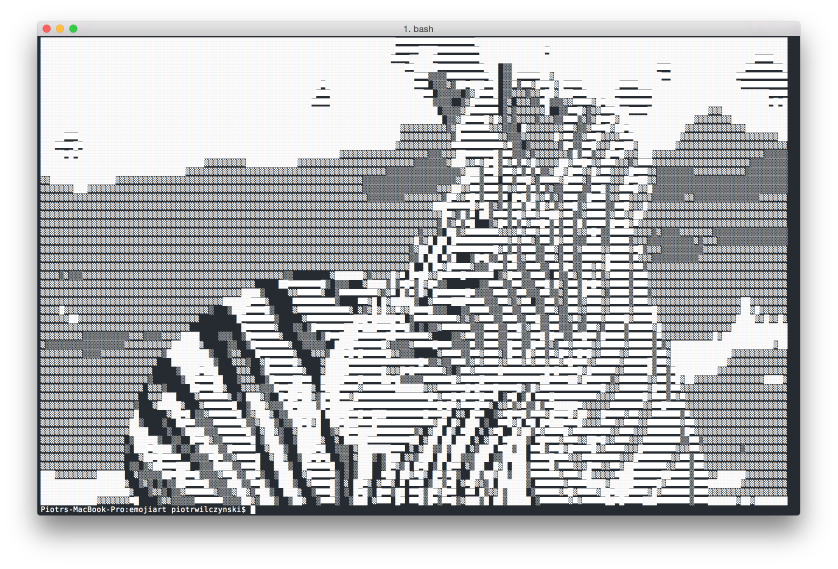
#> input picture images/asciiart.png, 2512 x 1706 px (shown at 1/3 size)
$ python -i asciiart.py   (imports and definitions only)   (Python 2 division)
#> lines starting #> are read from the running program, lines starting #| are printed output that depends on the picture
# -*- coding: utf-8 -*-
from PIL import Image
import random
from bisect import bisect
import docopt

# contains lists of symbols that can be used to create ascii art
# list should contain symbols from the the lightes to the darkest one
# if some level contains more than one symbol one is choosen at random
symbols_sets = {
    'block': (u' ', u'░', u'▒', u'▓', u'█'),
    'block2': (u' ', u'▏', u'▎', u'▍', u'▌', u'▋', u'▊', u'▉'),
    'block3': (u' ', u'▏', u'░', u'▎', u'▍', u'▌', u'▓', u'▋', u'▊', u'▓', u'▉'),
    'small_ascii': (u' ', u'.', u'v', u't', u'K', u'W', u'#'),
    'math': (u' ', u'.', u'-', u'_', u'+', u'*', u'%'),
    'stars': (u' ', u'✧', u'☆', u'✦', u'★', u'✵', u'✹'),
    'small_stars': (u' ', u'☆', u'★'),
    'arrows': (
        u' ',
        u'˯˰˱˲',
        u'←↑→↓',
        u'⤡⤢⤣⤤⤥⤦',
        u'⤧⤨⤩⤪⤭⤮⤯⤰⤱⤲',
        u'⇹⇺⇻⇼',
        u'⬅⬆⬇',
    ),
    'big_ascii': (
        u' ',
        u'.,-',
        u'_ivc=!/|~;',
        u'gjez2]/(YL)t[+T7Vf',
        u'K4ZGbNDXY5PQ',
        u'W8KMA',
        u'#%$',
        u'@',
    ),
}

__doc__ = u"""
Create ascii art.

              ▒▒▒▓▓▓▓▓▓▓▒▒▒
           ▒▒▓▓▓██████████▓▓▒▒
         ▒▒▓▓███████████████▓▓▓▒
        ▒▓▓███████████████████▓▓▒▒
       ▒▒▓█████████████████████▓▓▒
       ▒▓▓█████▓▒▒▓███▓▒░▒█████▓▓▓
      ▒▓▓▓████▓▒▒░▒▓▓▓▒░▒▒▓████▓▓▓▒
      ▒▓▓▓▓▓▓▓▓▒▓▓▒▓▓▓▒▓█▓▓▓▓▓▓▓▓▓▒
      ▒▓▓▓▓▓▓▓█▓▓▓▓▓▓▓▓▓▓▓█▓▓▓▓▓▓▓▒
      ░▒▓▓▓▒░░░░░░░▒▒░░░░░░░░▒▓▓▓▓░
       ▒▓▓▓▓░▒▓███████████▓▒▒▓▓▓▓▓
        ▒▓▓█▓▒▒░░░░░░░░░░░▒▒▓█▓▓▓▒
         ▒▓▓██▓▒▒▒▒▒▒▒▒▒▒▒▓██▓▓▒░
          ░▒▓▓▓██▓▒▒▒▒▓▓▓█▓▓▓▒░
             ░▒▓▓▓▓██▓▓▓▓▓▒░
                 ░░▒▒▒░░

Usage:
    asciiart.py [-s=<sc>] [-f=<fs>] [-c=<na>] [-b]<path_to_image>

Options:
    -h --help                       Show this screen
    -s=<sc> --scale=<sc>            Resize image by this value before conversion [default: 1.0]
    -f=<fs> --height_to_width=<fs>  Rescale width by this value to match fonts height to width proportion [default: 1.8]
    -c=<na> --symbols_set=<na>      Name of symbols set to use, possible values: {} [default: small_ascii]
    -b --black_on_white             Reverse symbols set
""".format(', '.join(symbols_sets.keys()))


def print_art(filename,
              scale=1.0, height_to_width=1.8,
              symbols_set_name='big_ascii', black_on_white=False):
#> called with filename = 'images/asciiart.png', scale = 1, height_to_width = 1.8, symbols_set_name = 'big_ascii', black_on_white = False
    MAX_VAL = 255
    symbols_set = symbols_sets[symbols_set_name]
    if not black_on_white:
        symbols_set = symbols_set[::-1]
    no_zones = len(symbols_set)
    zone_size = MAX_VAL / no_zones
    zonebounds = [i * zone_size for i in range(1, no_zones)]

    im = Image.open(filename)
#> im is the input picture: PIL image 2512x1706 RGBA; mean R, G, B, A 139.1, 140.6, 142, 206.7
    width, height = im.size
#> width = 2512; height = 1706
    width, height = int(width * height_to_width * scale), int(height * scale)
#> width = 4521
    im = im.resize((width, height))
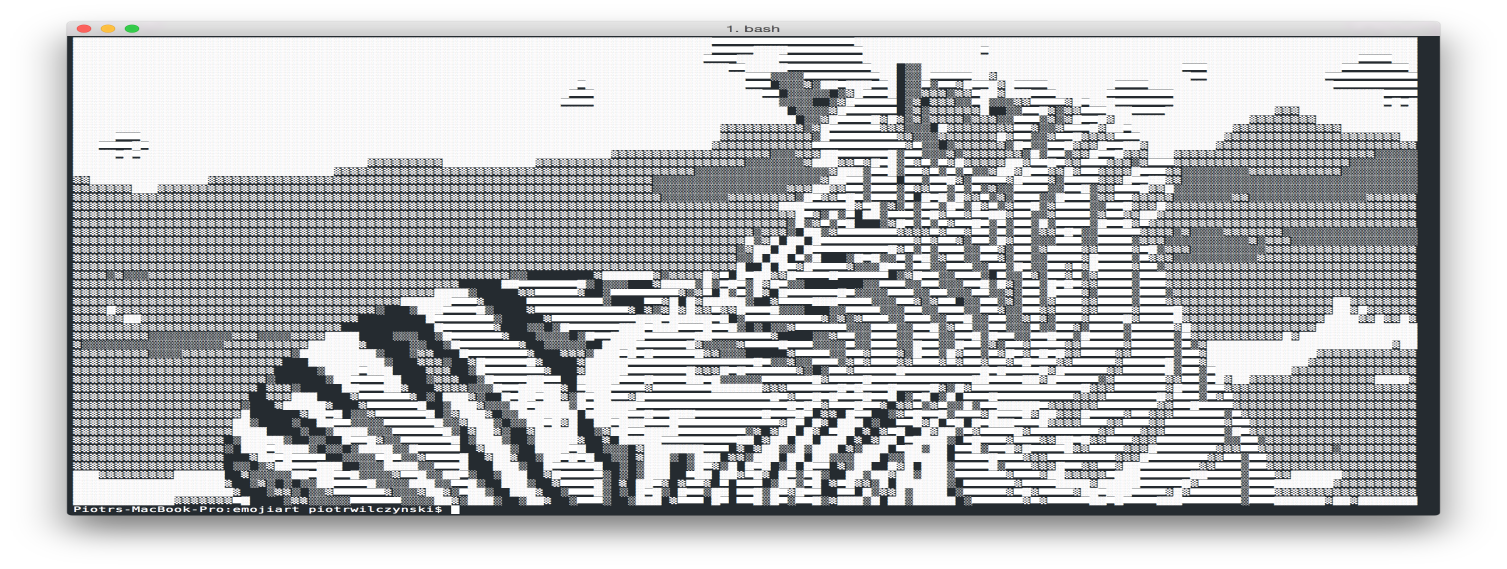
#> im: PIL image 4521x1706 RGBA (shown at 1/3 size); mean R, G, B, A 138.9, 140.3, 141.7, 206.7; transparent parts drawn white
    im = im.convert("L")
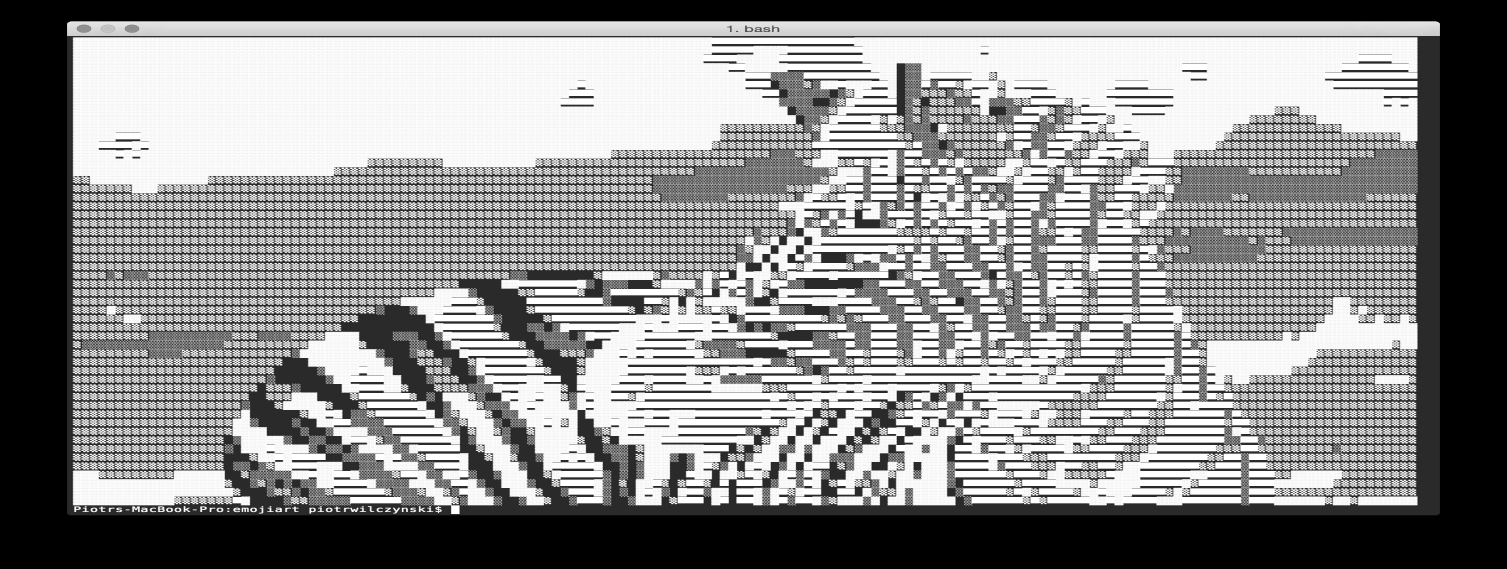
#> im: PIL image 4521x1706 L (shown at 1/3 size); min 0, max 255, mean 140.1

    ascii_art = []
    for y in range(0, height):
        ascii_art.append([])
        for x in range(0, width):
            lum = MAX_VAL - im.getpixel((x, y))
            matching_zone_index = bisect(zonebounds, lum)
            possibles = symbols_set[matching_zone_index]
            ascii_art[-1].append(possibles[random.randint(0, len(possibles) - 1)])
#> after the loop, ascii_art = 1706 items

    print u'\n'.join([''.join(l) for l in ascii_art]).encode('utf-8')
#| b'


# [9 lines not run here, left out]

>>> result = print_art('images/asciiart.png')
